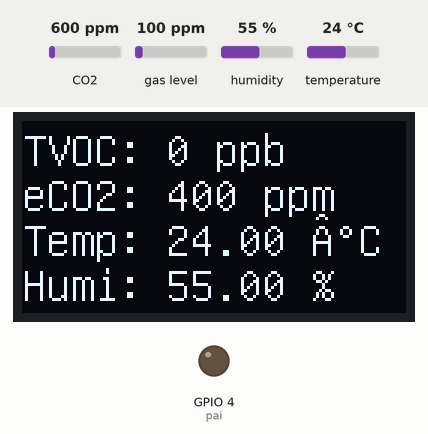
Bench run of a sketch on a simulated ESP8266 (NodeMCU). Shown: 128×64 one-colour display, output pins drawn as LEDs (lit = HIGH). The test bench sets the inputs (shaded band); at power-on: CO2 600 ppm, humidity 55 %, gas level 100 ppm, temperature 24 °C. WiFi joins after 1.5 s; servers stay silent unless stated; no MQTT or app messages arrive unless stated; what the sketch prints to the serial monitor is not drawn.

Above: at 2.8 s.
2.9 s: CO2 set to 452 ppm
At 5.4 s:
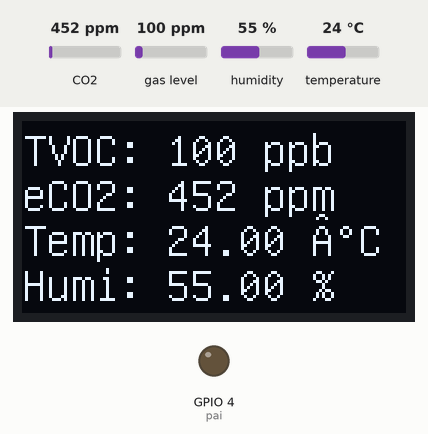
5.8 s: humidity set to 22 %
At 7.6 s:
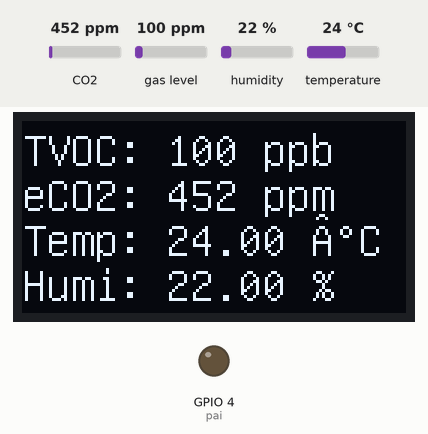
8.1 s: gas level set to 20 ppm
At 10.8 s:
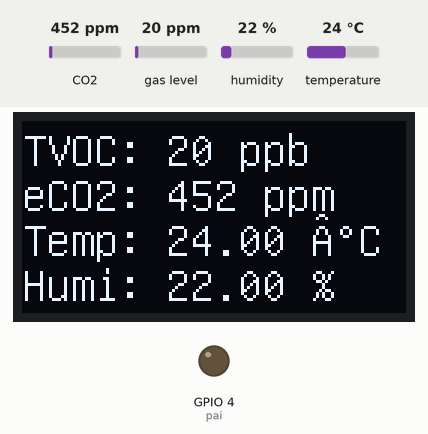
11.1 s: temperature set to 12 °C
At 14.4 s:
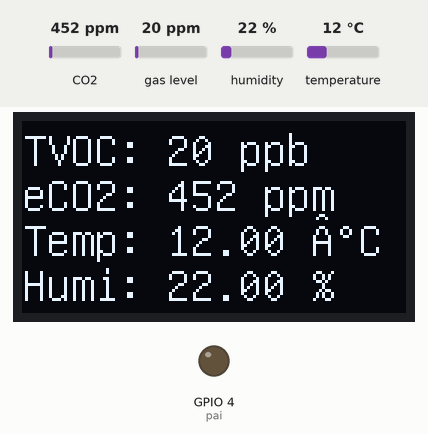
16.9 s: CO2 set to 1050 ppm
At 19.3 s:
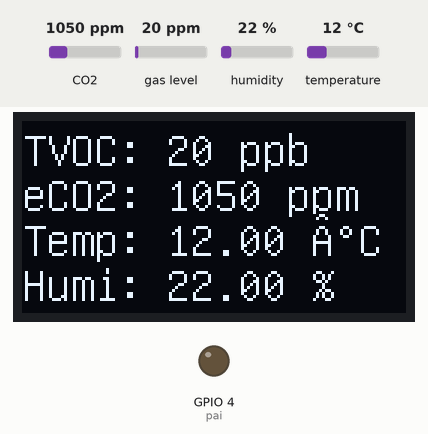
Timing chart, 0 to 20.5 s (numbered marks = the images above; inputs shaded):
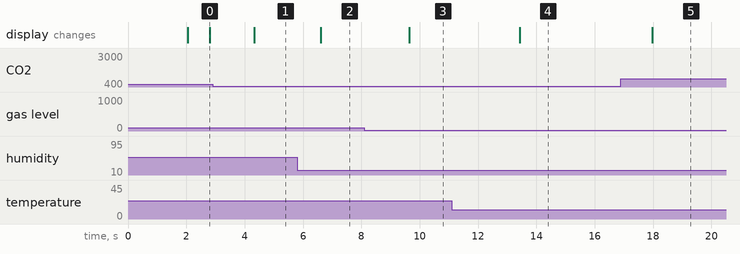

Measured:
- after the input at 2.9 s, the display: changes after 1.4 s (image 1)
- after the input at 5.8 s, the display: changes after 0.81 s (image 2)
- after the input at 8.1 s, the display: changes after 1.5 s (image 3)
- after the input at 11.1 s, the display: changes after 2.3 s (image 4)
- after the input at 16.9 s, the display: changes after 1.1 s (image 5)
- what the display in image 0 shows lasts 0.7 s, from 2.1 s to 2.8 s

The sketch:

SGP30.ino
```cpp
//2.空气：co2传感器（排针4），dht11（排针3），排气扇（12v，两根线），加热器（12v，两根线，不一定带动），加湿器（可不用）
#include <stdio.h>
#include <Arduino.h>
#include <ESP8266WiFi.h>  //esp8266
#include <PubSubClient.h>
#include <string.h>
#include <Adafruit_SGP30.h>
#include <U8g2lib.h>
#include <math.h>
#include <Wire.h>
#include "DHT.h"
#define DHTPIN 5
#define DHTTYPE DHT11
 // sgp气体定义
const int sgp30_SDA = 12;
const int sgp30_SCL = 13;
//排气扇定义
const int pai = 4;
//加热器
const int warm = 5;
Adafruit_SGP30 sgp;

U8G2_SSD1306_128X64_NONAME_F_SW_I2C u8g2(U8G2_R0, 14, 2, U8X8_PIN_NONE);

DHT dht(DHTPIN,DHTTYPE);


String clientId = "esp8266-" + WiFi.macAddress();
const char *ssid = "wdf";  // 输入你的WiFi名称
const char *password = "12345678";  // 输入你的WiFi密码
const char *mqtt_broker = "114.55.89.187";  //输入你的无线局域网适配器IPv4地址
const int mqtt_port = 1883;  //默认为1883
const char *a="123";

// u8g2显示屏定义
const int u8g2_SDA = 2;
const int u8g2_SCL = 14;


// 函数声明
void  updateu8g2(const String &temperature, const String &humidity,const String &TVOC, const String &eCO2);
double *readAndRecordData();
void callback(char *topic, byte *payload, unsigned int length);
void sgp_Init();

WiFiClient espClient;
PubSubClient client(espClient);


void setup() {

  Serial.begin(4800); // 频段
 pinMode(pai,OUTPUT);
 pinMode(warm,OUTPUT);
 digitalWrite(pai, LOW);
 digitalWrite(warm, LOW);
  WiFi.begin(ssid, password);
  u8g2.begin();
  sgp_Init();
  dht.begin(); //DHT开始工作
    while (WiFi.status() != WL_CONNECTED) {
        delay(500);
        Serial.println("Connecting to WiFi..");
    }
    Serial.println("Connected to the WiFi network");
    client.setServer(mqtt_broker, mqtt_port);
//将内置的回调函数指向我们的回调函数进行处理
    client.setCallback(callback);
        while (!client.connected()) {
        Serial.println("Connecting to public emqx mqtt broker.....");
        if (client.connect(clientId.c_str())) {
            Serial.println("Public emqx mqtt broker connected");
        } else {
            Serial.print("failed with state ");
            Serial.print(client.state());
            delay(2000);
        }
    }
    //subscribe 订阅
    client.subscribe("Control");

}


void loop() {


char publish1[128];
String TVOC = String(sgp.TVOC, DEC);
String eCO2 = String(sgp.eCO2, DEC);
float hum = dht.readHumidity(); // 获取湿度
float tem = dht.readTemperature(); // 读取温度
// 将变量转换为字符串格式
String h = String(hum, 2);
String t = String(tem, 2);

//// 使用 snprintf 构建 JSON 字符串
snprintf(publish1, sizeof(publish1),
          "{\"TVO2\":\"%s\",\"Co2\":\"%s\",\"Humi\":\"%s\",\"Temp\":\"%s\"}",
       TVOC.c_str(), eCO2.c_str(), h.c_str(), t.c_str());

if (! sgp.IAQmeasure()) {
    Serial.println("Measurement failed");
    return;
  }


  client.publish("mqtt135", publish1);
  Serial.println(publish1);
   Serial.println("------------------------------");
    Serial.print("TVOC "); Serial.print(sgp.TVOC); Serial.println(" ppb\t");
  Serial.print("eCO2 "); Serial.print(sgp.eCO2); Serial.println(" ppm");
 Serial.print("Temperature: ");
    Serial.print(t);
    Serial.println(" °C");
    Serial.print("Humidity: ");
    Serial.print(h);
    Serial.println(" %");
    Serial.print(hum);
    Serial.print(tem);

    // 在u8g2屏幕上显示数据
  updateu8g2(t,h,TVOC, eCO2);
//清空数组
//    memset(sensorData, 0, sizeof(sensorData));
//    memset(publish1, 0, sizeof(publish1));

  delay(500);
  client.loop();

}


// updateu8g2 函数，现在接受额外的参数来显示温度、湿度、pH和电导率
void updateu8g2(const String &temperature, const String &humidity,const String &TVOC, const String &eCO2) {
    u8g2.firstPage();
    u8g2.setFont(u8g2_font_unifont_t_symbols);
    do {
        u8g2.clearBuffer(); // 清除当前缓冲区
        u8g2.setCursor(0, 15); // 根据需要设置文本起始位置
        u8g2.print("TVOC: ");
        u8g2.print(TVOC);
        u8g2.print(" ppb\t");
        u8g2.setCursor(0, 30);
        u8g2.print("eCO2: ");
        u8g2.print(eCO2);
        u8g2.print(" ppm");
        u8g2.setCursor(0, 45); // 根据需要设置文本起始位置
        u8g2.print("Temp: ");
        u8g2.print(temperature);
        u8g2.print(" °C");
        u8g2.setCursor(0, 60);
        u8g2.print("Humi: ");
        u8g2.print(humidity);
        u8g2.print(" %");
        // 继续添加其他数据的显示逻辑
    } while (u8g2.nextPage());
}

void sgp_Init(){
Wire.begin(sgp30_SDA,sgp30_SCL);
  Serial.println("SGP30 test");

  if (! sgp.begin()){
    Serial.println("Sensor not found :(");
    while (1);
  }
}


void callback(char *topic, byte *payload, unsigned int length) {

    Serial.print("Message arrived in topic: ");
    Serial.println(topic);
    Serial.print("Message:");
    String message;
    for (int i = 0; i < length; i++) {
        message = message + (char) payload[i];  // convert *byte to string
    }
    Serial.print(message);

//以下为点灯判断
    if (message == "[\"cloud_on\"]") {

      digitalWrite(pai, HIGH);

    }

    if (message == "[\"cloud_off\"]"){

      digitalWrite(pai,LOW);

      }
       if (message == "[\"warm_on\"]"){

      digitalWrite(warm,HIGH);

      }
       if (message == "[\"warm_off\"]"){

      digitalWrite(warm,LOW);

      }

    Serial.println();
    Serial.println("-----------------------");
}
```
